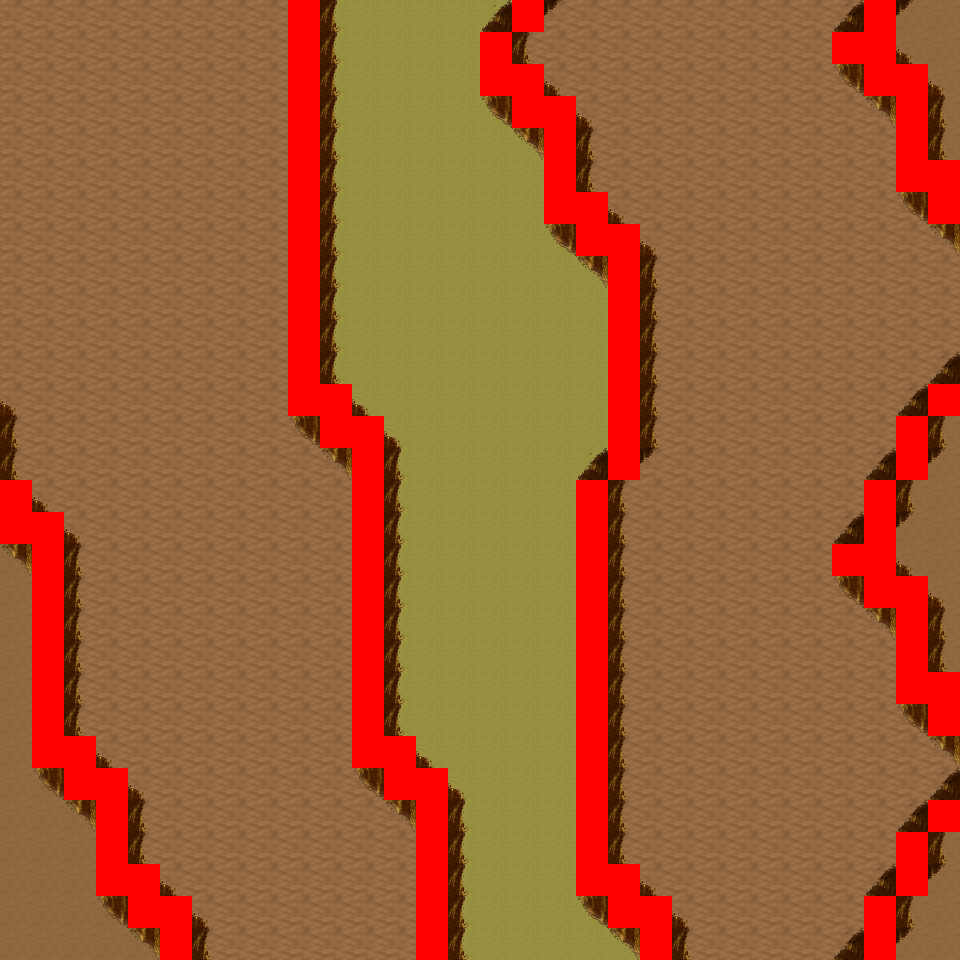

Below is a game level as drawn by its tile map, then a one-line description and the .tmx that defines it (tile-layer data replaced by summaries):
An orthogonal 30x30 tile map with 32x32 px tiles, 6 tile layers (Ground, Object, Object2, Above, ...), 8 tilesets and 16 objects (16x mapExit).

<map version="1.0" orientation="orthogonal" renderorder="right-down" width="30" height="30" tilewidth="32" tileheight="32" nextobjectid="17">
  <tileset firstgid="1" name="tileset_logic_collision" tilewidth="32" tileheight="32" tilecount="1" columns="1">
    <image source="../drawable/tileset_logic_collision.png" width="32" height="32" />
  </tileset>
  <tileset firstgid="2" name="tileset_ground_ground" tilewidth="32" tileheight="32" tilecount="33" columns="3">
    <image source="../drawable/tileset_ground_ground.png" width="96" height="352" />
  </tileset>
  <tileset firstgid="35" name="tileset_ground_ridge_earth_pale" tilewidth="32" tileheight="32" tilecount="96" columns="12">
    <image source="../drawable/tileset_ground_ridge_earth_pale.png" width="384" height="256" />
  </tileset>
  <tileset firstgid="131" name="tileset_ground_ridge_earth_dark" tilewidth="32" tileheight="32" tilecount="96" columns="12">
    <image source="../drawable/tileset_ground_ridge_earth_dark.png" width="384" height="256" />
  </tileset>
  <tileset firstgid="227" name="tileset_terrain_desert" tilewidth="32" tileheight="32" tilecount="88" columns="8">
    <image source="../drawable/tileset_terrain_desert.png" width="256" height="352" />
  </tileset>
  <tileset firstgid="315" name="tileset_plant_tree_tree_darkgreen" tilewidth="32" tileheight="32" tilecount="88" columns="8">
    <image source="../drawable/tileset_plant_tree_tree_darkgreen.png" width="256" height="352" />
  </tileset>
  <tileset firstgid="403" name="tileset_ground_sand_2" tilewidth="32" tileheight="32" tilecount="15" columns="5">
    <image source="../drawable/tileset_ground_sand_2.png" width="160" height="96" />
  </tileset>
  <tileset firstgid="418" name="tileset_plant_cactus_2" tilewidth="32" tileheight="32" tilecount="10" columns="5">
    <image source="../drawable/tileset_plant_cactus_2.png" width="160" height="64" />
  </tileset>
  <layer name="Ground" width="30" height="30">
    <data>[900 cells, 900 non-empty, 3 distinct tile ids]</data>
  </layer>
  <layer name="Object" width="30" height="30">
    <data>[900 cells, 248 non-empty, 11 distinct tile ids]</data>
  </layer>
  <layer name="Object2" width="30" height="30">
    <data>[900 cells, 0 non-empty, 0 distinct tile ids]</data>
  </layer>
  <layer name="Above" width="30" height="30">
    <data>[900 cells, 0 non-empty, 0 distinct tile ids]</data>
  </layer>
  <layer name="Above2" width="30" height="30">
    <data>[900 cells, 0 non-empty, 0 distinct tile ids]</data>
  </layer>
  <layer name="Walkable" width="30" height="30">
    <data>[900 cells, 119 non-empty, 1 distinct tile ids]</data>
  </layer>
  <objectgroup name="MapEvents">
    <object id="1" name="north" type="mapExit" x="0" y="0" width="288" height="32">
      <properties>
        <property name="map" value="level_0_x1_y111" />
        <property name="x" value="0" />
        <property name="y" value="28" />
      </properties>
    </object>
    <object id="2" name="north2" type="mapExit" x="320" y="0" width="192" height="32">
      <properties>
        <property name="map" value="level_0_x1_y111" />
        <property name="x" value="10" />
        <property name="y" value="28" />
      </properties>
    </object>
    <object id="3" name="north3" type="mapExit" x="544" y="0" width="320" height="32">
      <properties>
        <property name="map" value="level_0_x1_y111" />
        <property name="x" value="17" />
        <property name="y" value="28" />
      </properties>
    </object>
    <object id="4" name="north4" type="mapExit" x="896" y="0" width="64" height="32">
      <properties>
        <property name="map" value="level_0_x1_y111" />
        <property name="x" value="28" />
        <property name="y" value="28" />
      </properties>
    </object>
    <object id="5" name="south" type="mapExit" x="0" y="928" width="160" height="32">
      <properties>
        <property name="map" value="level_0_x1_y113" />
        <property name="x" value="0" />
        <property name="y" value="1" />
      </properties>
    </object>
    <object id="6" name="south2" type="mapExit" x="192" y="928" width="224" height="32">
      <properties>
        <property name="map" value="level_0_x1_y113" />
        <property name="x" value="6" />
        <property name="y" value="1" />
      </properties>
    </object>
    <object id="7" name="south3" type="mapExit" x="448" y="928" width="192" height="32">
      <properties>
        <property name="map" value="level_0_x1_y113" />
        <property name="x" value="14" />
        <property name="y" value="1" />
      </properties>
    </object>
    <object id="8" name="south4" type="mapExit" x="672" y="928" width="192" height="32">
      <properties>
        <property name="map" value="level_0_x1_y113" />
        <property name="x" value="21" />
        <property name="y" value="1" />
      </properties>
    </object>
    <object id="9" name="south5" type="mapExit" x="896" y="928" width="64" height="32">
      <properties>
        <property name="map" value="level_0_x1_y113" />
        <property name="x" value="28" />
        <property name="y" value="1" />
      </properties>
    </object>
    <object id="10" name="west" type="mapExit" x="0" y="0" width="32" height="480">
      <properties>
        <property name="map" value="level_0_x0_y112" />
        <property name="x" value="28" />
        <property name="y" value="0" />
      </properties>
    </object>
    <object id="11" name="west2" type="mapExit" x="0" y="544" width="32" height="416">
      <properties>
        <property name="map" value="level_0_x0_y112" />
        <property name="x" value="28" />
        <property name="y" value="17" />
      </properties>
    </object>
    <object id="12" name="east" type="mapExit" x="928" y="0" width="32" height="160">
      <properties>
        <property name="map" value="level_0_x2_y112" />
        <property name="x" value="1" />
        <property name="y" value="0" />
      </properties>
    </object>
    <object id="13" name="east2" type="mapExit" x="928" y="224" width="32" height="160">
      <properties>
        <property name="map" value="level_0_x2_y112" />
        <property name="x" value="1" />
        <property name="y" value="7" />
      </properties>
    </object>
    <object id="14" name="east3" type="mapExit" x="928" y="416" width="32" height="256">
      <properties>
        <property name="map" value="level_0_x2_y112" />
        <property name="x" value="1" />
        <property name="y" value="13" />
      </properties>
    </object>
    <object id="15" name="east4" type="mapExit" x="928" y="736" width="32" height="64">
      <properties>
        <property name="map" value="level_0_x2_y112" />
        <property name="x" value="1" />
        <property name="y" value="23" />
      </properties>
    </object>
    <object id="16" name="east5" type="mapExit" x="928" y="832" width="32" height="128">
      <properties>
        <property name="map" value="level_0_x2_y112" />
        <property name="x" value="1" />
        <property name="y" value="26" />
      </properties>
    </object>
  </objectgroup>
</map>
